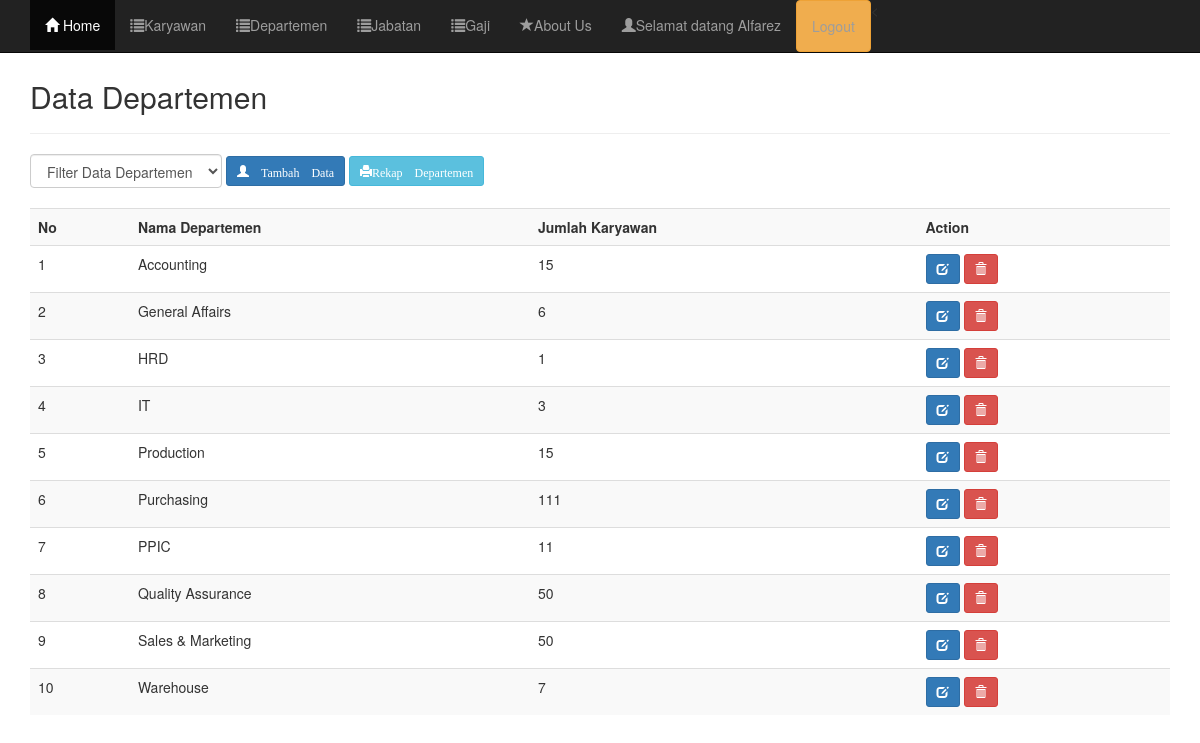
/departemen/data.php (signed in), run on the app's committed database.
### tables this page shows
CREATE TABLE `departemen` (
  `kode_departemen` varchar(45) NOT NULL,
  `nama_departemen` varchar(45) NOT NULL,
  `jumlah_karyawan` int(11) NOT NULL
);

### departemen/data.php (the view, shortened to what this page needs)
<?php
include("header.php");
include("../koneksi.php");
?>
	<div class="container">
		<div class="content">
			<h2>Data Departemen</h2>
			<hr />
			<form class="form-inline" method="get">
				<div class="form-group">
					<select name="filter" class="form-control" onchange="form.submit()">
						<option value="0">Filter Data Departemen</option>
						<?php $filter = (isset($_GET['filter']) ? strtolower($_GET['filter']) : NULL);  ?>
					</select>
				</div>
			<a href="tambah.php" data-toggle="tooltip" data-placement="bottom" title="Tambah Data Karyawan"class="btn btn-sm btn-primary" ><span class="glyphicon glyphicon-user"> Tambah Data</a>
			<a href="export.php" data-toggle="tooltip" data-placement="bottom" title="Rekap" class="btn btn-info btn-sm"><span class="glyphicon glyphicon-print">Rekap Departemen</a>
			</form>
			<br />
			<div class="table-responsive">
				<table class="table table-striped table-hover">
					<tr>
						<th>No</th>
						<th>Nama Departemen</th>
						<th>Jumlah Karyawan</th>
						<th>Action</th>
					</tr>
					<?php
					if($filter){
						$sql = mysqli_query($koneksi, "SELECT * FROM departemen WHERE kode_departemen='$filter' ORDER BY kode_departemen ASC");
					}else{
						$sql = mysqli_query($koneksi, "SELECT * FROM departemen ORDER BY kode_departemen ASC");
					}
					if(mysqli_num_rows($sql) == 0){
						echo '<tr><td colspan="14">Data Tidak Ada.</td></tr>';
					}else{
						$no = 1;
						while($row = mysqli_fetch_assoc($sql)){
							echo '
							<tr>
								<td>'.$no.'</td>
								<td>'.$row['nama_departemen'].'</td>
								<td>'.$row['jumlah_karyawan'].'</td>
								<td>
									<a href="edit.php?kode_departemen='.$row['kode_departemen'].'" title="Edit Data" data-toggle="tooltip" class="btn btn-primary btn-sm"><span class="glyphicon glyphicon-edit" aria-hidden="true"></span></a>
									<a href="data.php?aksi=delete&kode_departemen='.$row['kode_departemen'].'" title="Hapus Data" data-toggle="tooltip" onclick="return confirm(\'Anda yakin akan menghapus data '.$row['nama_departemen'].'?\')" class="btn btn-danger btn-sm"><span class="glyphicon glyphicon-trash" aria-hidden="true"></span></a>
								</td>
							</tr>
							';
							$no++;
						}
					}
					?>
				</table>
			</div>
		</div>
	</div>
<?php
include("../footer.php");
?>

### departemen/header.php (shortened to what this page needs)
<!DOCTYPE html>
<html lang="id">
  <head>
    <link href="../css/bootstrap.min.css" rel="stylesheet">
	<link href="../css/bootstrap-datepicker.css" rel="stylesheet">
    <link href="../style.css" rel="stylesheet">
<?php
$nama=$_SESSION["nama"];
?>
  </head>
<body>
	<nav class="navbar navbar-inverse navbar-fixed-top">
	  <div class="container">
		<div class="collapse navbar-collapse" id="myNavbar">
		  <ul class="nav navbar-nav">
			<li class="active"><a href="../index.php"><span class="glyphicon glyphicon-home"></span> Home</a></li>
			<li><a href="../karyawan/data.php" data-toggle="tooltip" data-placement="bottom" title="Lihat Data Karyawan"><span class="glyphicon glyphicon-list"></span>Karyawan</a></li>
			<li><a href="../departemen/data.php" data-toggle="tooltip" data-placement="bottom" title="Lihat Data Departemen"><span class="glyphicon glyphicon-list"></span>Departemen</a></li>
			<li><a href="../jabatan/data.php" data-toggle="tooltip" data-placement="bottom" title="Lihat Data Jabatan"><span class="glyphicon glyphicon-list"></span>Jabatan</a></li>
			<li><a href="../payroll/datagaji.php" data-toggle="tooltip" data-placement="bottom" title="Lihat Data Gaji"><span class="glyphicon glyphicon-list"></span>Gaji</a></li>
			<ul class="nav navbar-nav navbar-right">
		  			 	<li><a href="../AboutUs.php"><span class="glyphicon glyphicon-star"></span>About Us</a></li>
      					<<li><a href="#"><span class="glyphicon glyphicon-user"></span>Selamat datang <?php echo $nama; ?></a></li>
    					<li><a href="../logout.php" class="btn btn-warning" role="button">Logout</a></li>
    				</ul>
		 </ul>
		</div>
	  </div>
	</nav>

### footer.php (shortened to what this page needs)
</body>
</html>

### style.css (style rules this page uses)
.content { margin-top: 80px; }

### data on the page
departemen: nama_departemen "Accounting", jumlah_karyawan "15"
departemen: nama_departemen "General Affairs", jumlah_karyawan "6"
departemen: nama_departemen "HRD", jumlah_karyawan "1"
departemen: nama_departemen "IT", jumlah_karyawan "3"
departemen: nama_departemen "Production", jumlah_karyawan "15"
departemen: nama_departemen "Purchasing", jumlah_karyawan "111"
departemen: nama_departemen "PPIC", jumlah_karyawan "11"
departemen: nama_departemen "Quality Assurance", jumlah_karyawan "50"
departemen: nama_departemen "Sales & Marketing", jumlah_karyawan "50"
departemen: nama_departemen "Warehouse", jumlah_karyawan "7"

### other printed values
$nama "Alfarez"
